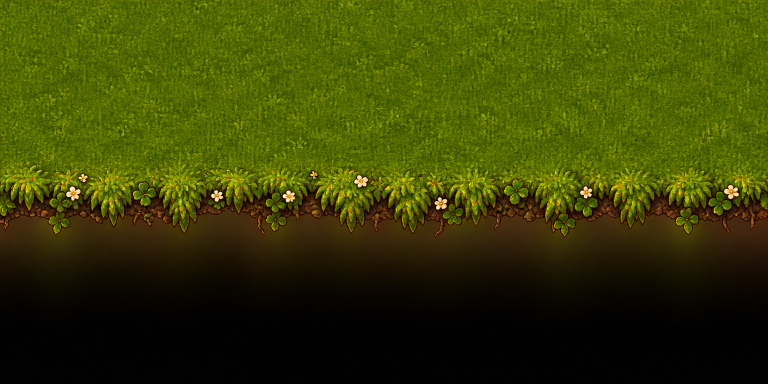
#> input picture asset/Originals/elevation/generated/highland-lip-b.png, 1536 x 768 px (shown at 1/2 size)
$ python -i build-elevation-art.py   (imports and definitions only)
#> lines starting #> are read from the running program, lines starting #| are printed output that depends on the picture
#> further down, picture is the input picture: shape (768, 1536, 3); mean B, G, R 2.9, 64.2, 57.3
#!/usr/bin/env python3
"""Builds the cliff art for elevation (docs/godot/ELEVATION.md): seamless walls, lips and feet.

The art is generated with Magnific (GPT 2.5) and turned into runtime textures here; this tool does
not run in the game. Inputs are in asset/Originals/elevation/generated/, outputs (derived; re-run
the tool instead of editing them) in godot/asset/MAPS/elevation/.

Walls (WALLS: style -> source, courses in the source): a full-frame front view of a rock wall whose
courses are separated by dark straight crevices. The two complete courses after the first crevice
are each resampled to exactly 128 px (one level = 64 world units at 2 px per unit), cut through the
middle of their crevices (stacked courses meet in a full crevice; a wall's top and foot show half
of one), and made horizontally periodic with a minimum-error seam (image quilting). A wall texture
is always two courses tall: stacked walls alternate them (elevation.gd, the level of a wall's top
mod 2). The courses in a source may be a fraction (4.4: a course is 1024 / 4.4 px).
  -> <style>-wall.png

Wall ends (WALL_ENDS: style -> right and left end sources): the end of the same wall in a column
of rounded corner stones. The column is cut from the crevice beside it (given, or None: the darkest
column END_CREVICE_SEARCH px inside the art's edge) to just past the stones' bulge, its courses
resampled like the wall's and its colours matched to the wall.
  -> <style>-wall-end-right.png, <style>-wall-end-left.png

Strips (STRIPS: ground -> its sheet and a lip and a foot source): one ground's cliff top and foot.
  lip   the ground's straight front edge with a fringe of tufts, soil and roots over the edge,
        transparent below it;
  foot  the ground with a fringe of tufts growing up, transparent above it.
Each source gives its edge line (the source row of the soil band where the cliff edge or the wall
foot runs), how many px of fringe lie on the ground's side of it (kept opaque) and its scale. The
strip keeps LAYOUT px of art on each side of the edge (ground side / fringe side); past the
fringe the solid ground fades out over FADE px into the real ground the layer draws there. The
colours of the solid ground are matched to the ground's sheet and the strip is made horizontally
periodic. In the game a lip's edge row (EDGE_ROWS) lies on the cliff's top edge, a foot's on the
wall's foot (elevation_fringe.gdshader).
  -> <ground>-lip.png, <ground>-foot.png

Stairs (STAIRS: style -> its kit): the stone of the flights of stairs (docs/godot/ELEVATION.md
"Stairs", approved mockups in asset/Originals/elevation/stairs-mockups/). Each source holds rows of
cut stone; one row, crevice to crevice, is one step: a tread seen from above, or a riser (and a
railing's coping) seen from the front. The row is resampled to STEP_PX (one rise of 64 / 3 world
units at 2 px per unit), made opaque and horizontally periodic. Risers are baked RISER_TONE darker;
the coping is the riser row tinted halfway to the style's wall rock, COPING_LIGHT lighter. A
flight's railings and posts use the wall itself.
  -> <style>-stairs-tread.png, <style>-stairs-riser.png, <style>-stairs-coping.png
Every other wall style gets its own coping from the kit's riser row (STAIRS_KIT), tinted the same
way towards its own wall, so a flight's railings are of the rock of the cliff it leaves.
  -> <style>-stairs-coping.png

Usage: python scripts/art/build-elevation-art.py [name ...] [--preview DIR]
"""
from __future__ import annotations

import argparse
import math
from pathlib import Path

import numpy as np
from PIL import Image

ROOT = Path(__file__).resolve().parents[2]
SRC = ROOT / "asset/Originals/elevation/generated"
GROUND_SHEETS = ROOT / "godot/asset/MAPS/grounds"
OUT = ROOT / "godot/asset/MAPS/elevation"

## style -> (source file, number of courses in the source, even out its light). A cliff's style is
## painted on the world's `cliffs` layer or picked by the ground on top (elevation.gd
## GROUND_WALL_STYLES). The generator paints the light falling off from the upper left over the whole
## frame, which would repeat as a bright patch every period of the wall: evened out for every style
## but meadow-rock (approved as it is on 2026-10-05).
WALLS = {
    "meadow-rock": ("wall-rock-a.png", 4, False),
    "snow-rock": ("snow-rock-wall-a.png", 4, True),
    "sandstone": ("sandstone-wall-a.png", 4, True),
    "cave-rock": ("cave-rock-wall-a.png", 4, True),
    "crystal-rock": ("crystal-rock-wall-b.png", 4, True),
    "mossy-rock": ("mossy-rock-wall-a.png", 4, True),
    "masonry": ("masonry-wall-d.png", 4.4, True),
    "root-rock": ("root-rock-wall-a.png", 4, True),
    "red-rock": ("red-rock-wall-a.png", 4, True),
}
## Evening out the light: the source's brightness averaged over LIGHT_CELLS x LIGHT_CELLS blocks
## (a stone or two each), smoothed, is divided out.
LIGHT_CELLS = 4
## style -> per end ("right", "left"): (source file, courses in the source, source column of the
## crevice between the wall and its corner stones, or None to find it)
WALL_ENDS = {
    "meadow-rock": {
        "right": ("wall-corner-b.png", 4, 555),
        "left": ("wall-corner-left-a.png", 4, 320),
    },
    "snow-rock": {
        "right": ("snow-rock-end-right-a.png", 4, None),
        "left": ("snow-rock-end-left-b.png", 4, None),
    },
    "sandstone": {
        "right": ("sandstone-end-right-a.png", 4, None),
        "left": ("sandstone-end-left-a.png", 4, None),
    },
    "cave-rock": {
        "right": ("cave-rock-end-right-a.png", 4, None),
        "left": ("cave-rock-end-left-a.png", 4, None),
    },
    "crystal-rock": {
        "right": ("crystal-rock-end-right-a.png", 4, None),
        "left": ("crystal-rock-end-left-a.png", 4, None),
    },
    "mossy-rock": {
        "right": ("mossy-rock-end-right-a.png", 4, None),
        "left": ("mossy-rock-end-left-a.png", 4, None),
    },
    "root-rock": {
        "right": ("root-rock-end-right-a.png", 4, None),
        "left": ("root-rock-end-left-b.png", 4, None),
    },
    "red-rock": {
        "right": ("red-rock-end-right-b.png", 4, None),
        "left": ("red-rock-end-left-b.png", 4, None),
    },
    "masonry": {
        "right": ("masonry-end-right-b.png", 6.75, None),
        "left": ("masonry-end-left-a.png", 6.12, None),
    },
}
## Where a wall end's crevice is looked for: from this many px inside the art's edge to this many.
END_CREVICE_SEARCH = (230, 50)
## Wall end strip: px of art kept outside the wall's end line (the stones' rounded bulge).
WALL_END_OUTSIDE = 10
## style -> stairs kit: per part, (source file, first row, last row) of one step, crevice to crevice
STAIRS = {
    "meadow-rock": {
        "tread": ("stairs-tread-a.png", 394, 530),
        "riser": ("stairs-riser-b.png", 322, 471),
    },
}
## The kit every flight's treads and risers come from (elevation.gd STAIRS_STYLE).
STAIRS_KIT = "meadow-rock"
## One step's row at game size: a rise of 64 / 3 world units at 2 px per unit.
STEP_PX = 43
RISER_TONE = 0.80
COPING_LIGHT = 1.10
## Source px cross-faded into the horizontal seam of a stairs row.
STAIRS_OVERLAP = 64
## ground -> its 64 px sheet stem, and per strip (source, edge row, fringe px on the ground side, scale)
STRIPS = {
    "highland": {
        "sheet": "HighlandGreen",
        "lip": ("highland-lip-b.png", 420, 95, 0.42),
        "foot": ("highland-foot-b.png", 418, 0, 0.34),
    },
    "frozen": {
        "sheet": "frozen",
        "lip": ("frozen-lip-b.png", 440, 70, 0.42),
        "foot": ("frozen-foot-a.png", 445, 0, 0.34),
    },
    "sanddessert": {
        "sheet": "sanddessert",
        "lip": ("sanddessert-lip-a.png", 418, 30, 0.42),
        "foot": ("sanddessert-foot-b.png", 330, 0, 0.45),
    },
    "forest-floor": {
        "sheet": "forest-floor",
        "lip": ("forest-floor-lip-b.png", 409, 80, 0.42),
        "foot": ("forest-floor-foot-b.png", 433, 0, 0.34),
    },
    "forest-moss": {
        "sheet": "forest-moss",
        "lip": ("forest-moss-lip-b.png", 445, 60, 0.42),
        "foot": ("forest-moss-foot-b.png", 415, 0, 0.34),
    },
    "amberleaf": {
        "sheet": "amberleaf",
        "lip": ("amberleaf-lip-a.png", 409, 60, 0.42),
        "foot": ("amberleaf-foot-a.png", 369, 0, 0.34),
    },
    "cavern-floor": {
        "sheet": "cavern-floor",
        "lip": ("cavern-floor-lip-b.png", 493, 50, 0.42),
        "foot": ("cavern-floor-foot-b.png", 431, 0, 0.34),
    },
    "crystal-floor": {
        "sheet": "crystal-floor",
        "lip": ("crystal-floor-lip-a.png", 429, 50, 0.42),
        "foot": ("crystal-floor-foot-b.png", 435, 0, 0.34),
    },
    "town-cobble": {
        "sheet": "town-cobble",
        "lip": ("town-cobble-lip-b.png", 473, 70, 0.42),
        "foot": ("town-cobble-foot-a.png", 441, 0, 0.34),
    },
}
## Art px per course (one level = 64 world units at 2 px per unit).
COURSE_PX = 128
## Strip px kept on the ground side and on the fringe side of the edge (a lip: above / below; a
## foot: below / above). The game reads the edge row from EDGE_ROWS (elevation.gd FRINGE_EDGE_ROW).
LAYOUT = {"lip": (96, 64), "foot": (48, 80)}
EDGE_ROWS = {"lip": 96, "foot": 80}
## Px over which the solid ground fades out on the strip's ground side.
FADE = 32
## Source columns blended across the horizontal wrap.
OVERLAP = 192
## Rows searched around each expected wall crevice.
JOINT_SEARCH = 48
## Generated "transparent" art keeps faint haze; below this alpha it is cleared.
HAZE_ALPHA = 0.06


def smoothstep(x: np.ndarray) -> np.ndarray:
    x = np.clip(x, 0.0, 1.0)
    return x * x * (3.0 - 2.0 * x)


# [60 lines left out: functions periodic, resize, tiled_preview, find_joints, course_spans, not called in this run]


def even_light(rgb: np.ndarray) -> np.ndarray:
    """Divides out the source's broad light (its brightness over LIGHT_CELLS² blocks, smoothed back
    to full size), keeping its mean brightness; the shading of each stone stays."""
    height, width = rgb.shape[:2]
#> height = 768; width = 1536
    lum = Image.fromarray(rgb.mean(axis=2).astype(np.float32), "F")
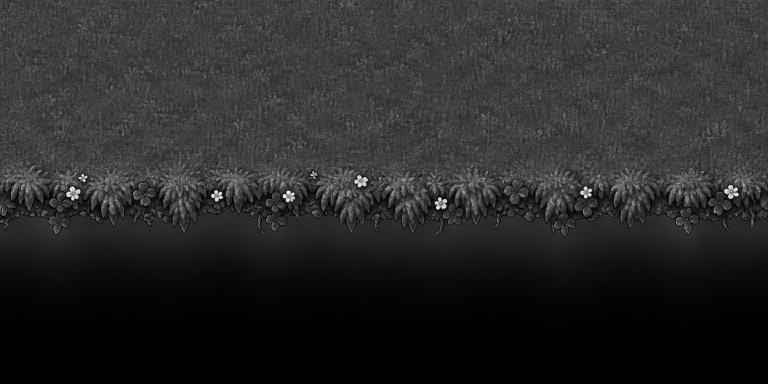
#> lum: PIL image 1536x768 F (shown at 1/2 size); min 0, max 246, mean 41.4
    broad = lum.resize((LIGHT_CELLS, LIGHT_CELLS), Image.BOX).resize((width, height), Image.BICUBIC)
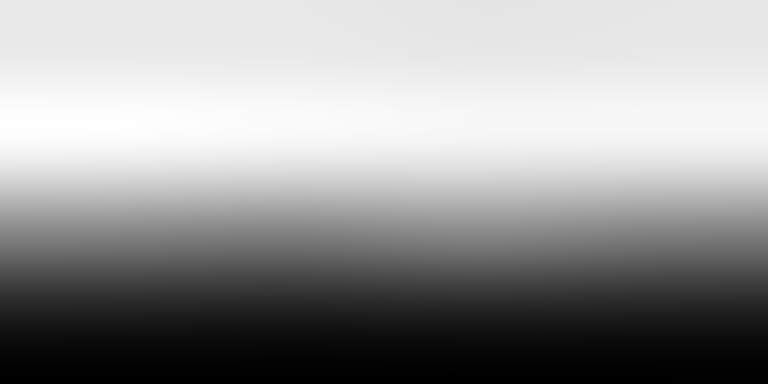
#> broad: PIL image 1536x768 F (shown at 1/2 size); min -1.94, max 70.02, mean 41.3; drawn with min black and max white
    broad = np.maximum(np.asarray(broad, dtype=np.float64), 1.0)
#> broad: shape (768, 1536) float64
    return rgb * (broad.mean() / broad)[..., None]
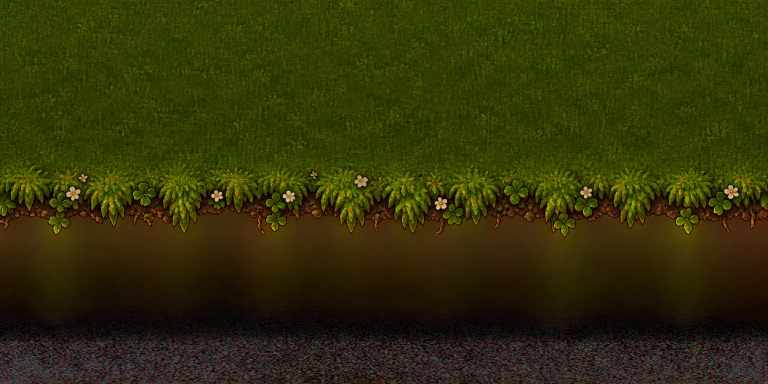
#> returned value: shape (768, 1536, 3) float64 (shown at 1/2 size); mean of channels 0, 1, 2 8.1, 53.2, 52.9; drawn with min black and max white


# [82 lines left out: functions build_wall, load_rgba, match_colour, build_strip, not called in this run]


def build_wall_ends(style: str, preview: Path | None) -> None:
    for side in ("right", "left"):
        build_wall_end(style, side, preview)


# [127 lines left out: functions build_wall_end, find_end_crevice, stairs_row, save_rgb, coping_for, build_stairs and 2 more, not called in this run]


# [2 lines not run here, left out]

>>> import cv2
>>> picture = cv2.imread('../../asset/Originals/elevation/generated/highland-lip-b.png')
>>> result = even_light(picture)

$ run again, on asset/Originals/elevation/generated/root-rock-end-left-a.png
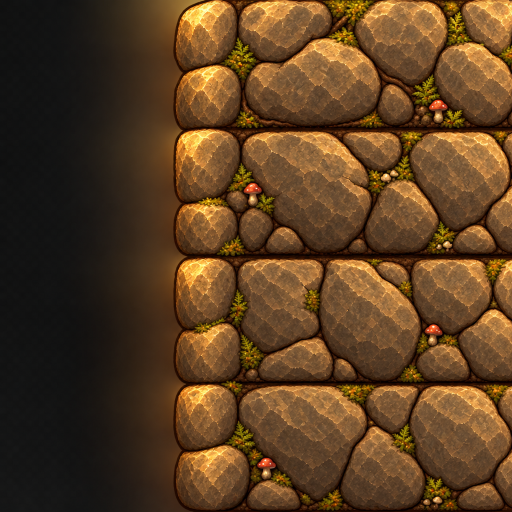
#> input picture asset/Originals/elevation/generated/root-rock-end-left-a.png, 1024 x 1024 px (shown at 1/2 size)
#> picture is the input picture: shape (1024, 1024, 3); mean B, G, R 33.9, 62.5, 90.8
#> in even_light, `broad = lum.resize((LIGHT_CELLS, LIGHT_CELLS), Image.BOX).resize((widt..`:
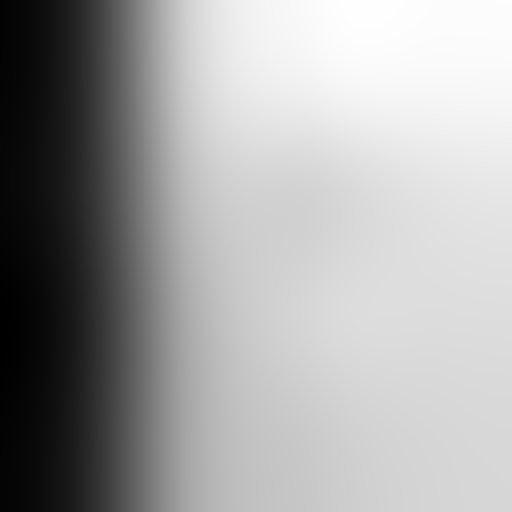
#> broad: PIL image 1024x1024 F (shown at 1/2 size); min 14.78, max 88.73, mean 62.3; drawn with min black and max white
#> in even_light, `return rgb * (broad.mean() / broad)[..., None]`:
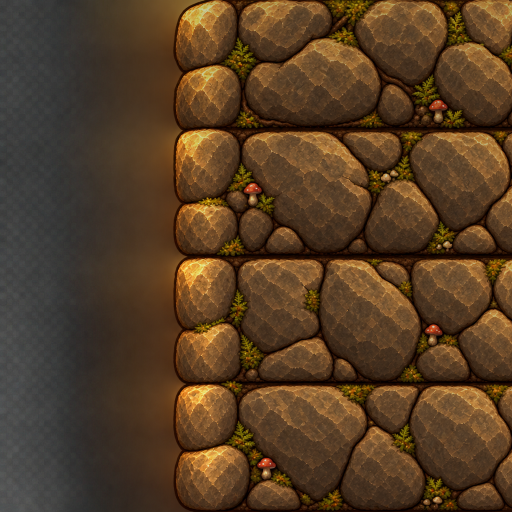
#> returned value: shape (1024, 1024, 3) float64 (shown at 1/2 size); mean of channels 0, 1, 2 37.4, 61.6, 85.5; drawn as B, G, R

$ run again, on asset/Originals/elevation/generated/snow-rock-end-left-a.png
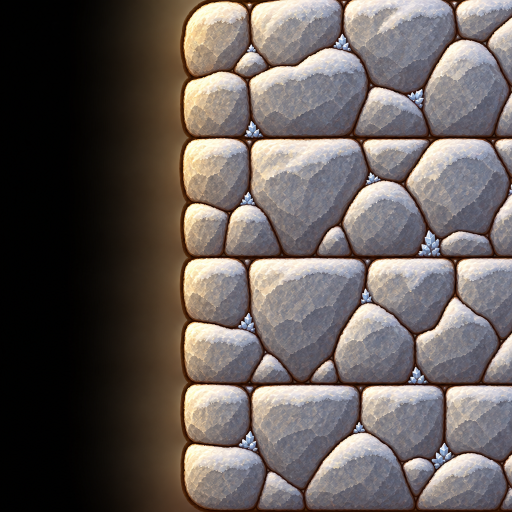
#> input picture asset/Originals/elevation/generated/snow-rock-end-left-a.png, 1024 x 1024 px (shown at 1/2 size)
#> picture is the input picture: shape (1024, 1024, 3); mean B, G, R 90, 92.9, 101
#> in even_light, `broad = np.maximum(np.asarray(broad, dtype=np.float64), 1.0)`:
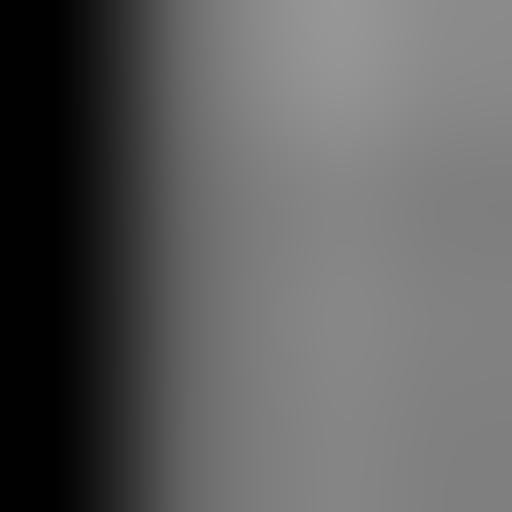
#> broad: shape (1024, 1024) float64 (shown at 1/2 size); min 1, max 151.2, mean 94.8
#> in even_light, `return rgb * (broad.mean() / broad)[..., None]`:
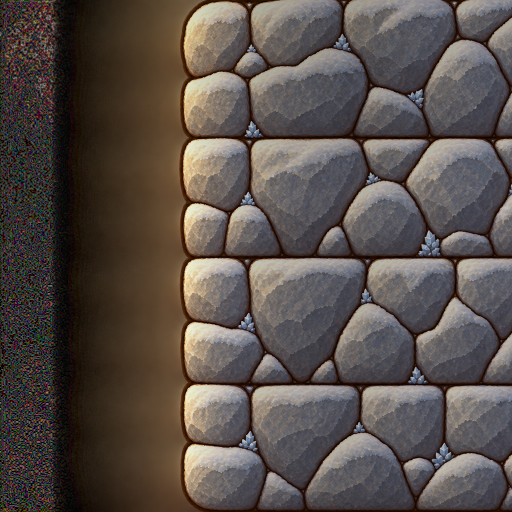
#> returned value: shape (1024, 1024, 3) float64 (shown at 1/2 size); mean of channels 0, 1, 2 74.8, 79.4, 88.4; drawn as B, G, R
